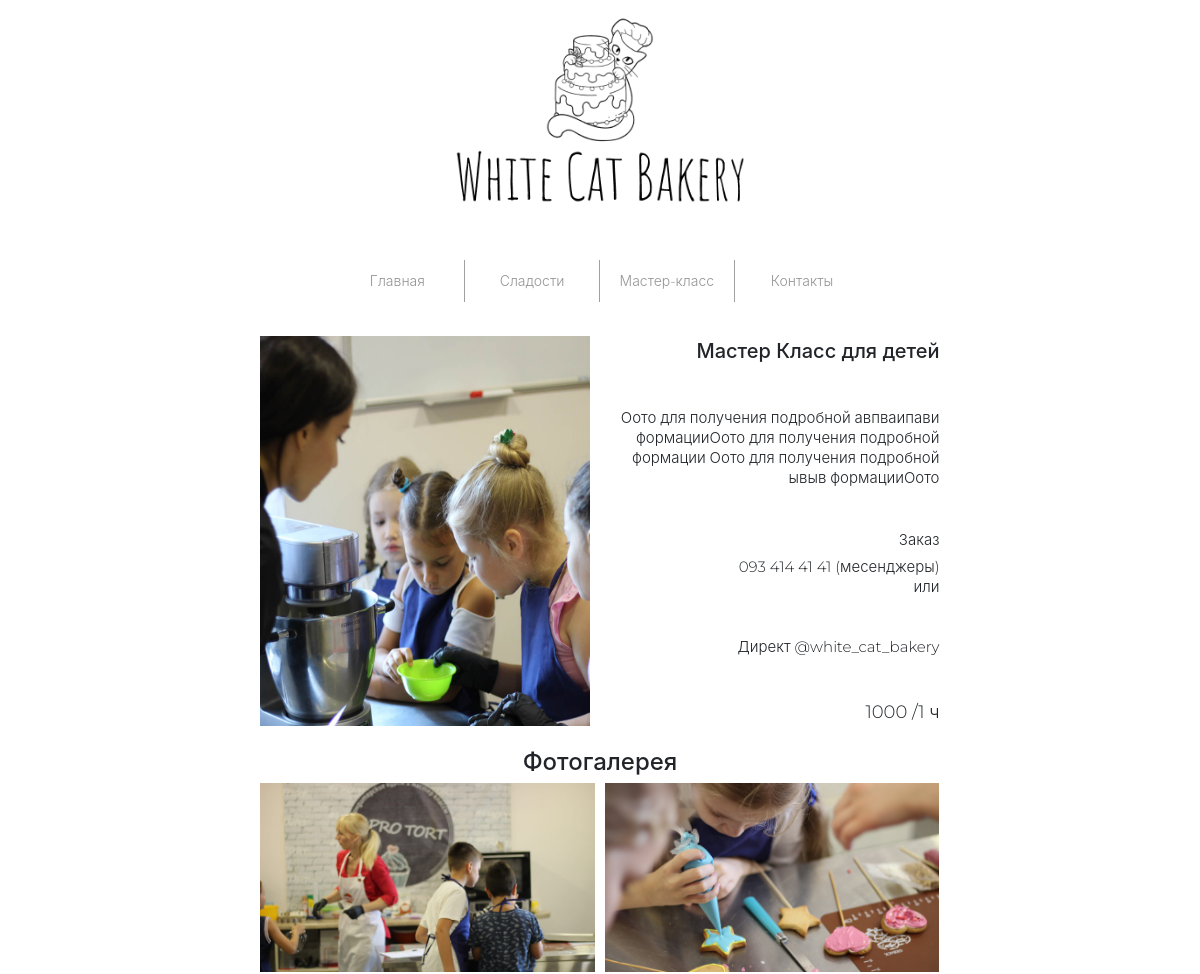
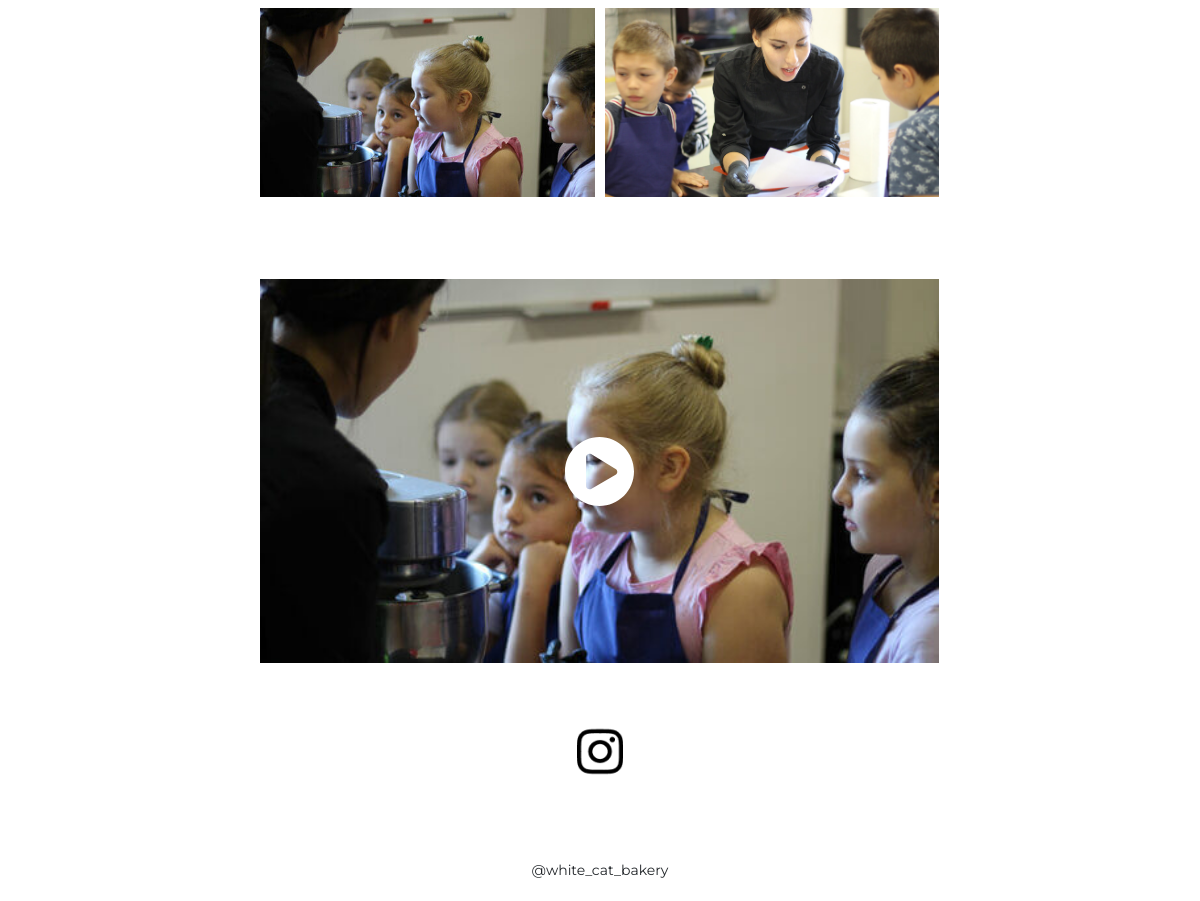
The app's page /master-class.php with its own data (2 pictures, top to bottom).
### tables this page shows
CREATE TABLE `master_class` (
  `id` int(11) NOT NULL,
  `name` varchar(30) NOT NULL,
  `description` varchar(255) NOT NULL,
  `to_order` varchar(255) NOT NULL,
  `cost` varchar(10) NOT NULL,
  `image_1` varchar(255) NOT NULL,
  `video` varchar(255) NOT NULL,
  `poster` varchar(255) NOT NULL
);

CREATE TABLE `master_gallery` (
  `id` int(11) NOT NULL,
  `image` varchar(255) NOT NULL
);

### core/function.php (called while the page is built, shortened)
<?php
function selectRows($conn, $query){
    $result = mysqli_query($conn, $query);
    if (mysqli_num_rows($result) > 0) {
        while($row = mysqli_fetch_assoc($result)) {
            $a[] = $row;
        }
    }
    return $a;
}
function selectOneRow($conn, $query){
    $result = mysqli_query($conn, $query);
    if (mysqli_num_rows($result) > 0) {
        $row = mysqli_fetch_assoc($result);
        return $row;
    }
    return false;
}
?>

### master-class.php (the view, shortened to what this page needs)
<?php require_once('template/header.php');?>
<?php
$conn = connect();
$master = selectOneRow($conn, "SELECT * FROM master_class WHERE id = 1 ");
$master_gallery = selectRows($conn, "SELECT * FROM master_gallery ORDER BY RAND()");
?>
<main id="swup" class="transition-rotate">
<link rel="stylesheet" href="/libs/fancybox-3.2/css/jquery.fancybox.min.css">
	<div class="container">
		<div class="row">
			<div class="col offset-l1 l10 m12">
                <div class="master-one-conteiner">
                    <div class="master-one-block">
                        <img src="/img/master-class/<?php echo $master['image_1']?>" alt="master">
                    </div>
                    <div class="master-one-block">
                        <div class="master-one-description right-align">
	                        <h3 class="master-name d-md-block d-sm-none d-none mb-lg-5"><?php echo $master['name']?></h3>
	                        <p class="master-description"><?php echo $master['description']?></p>
	                        <span class="order d-block mb-2">Заказ</span>
	                        <p class="to-order mb-5"><?php echo $master['to_order']?></p>
                         	<span class="price d-block"><?php echo $master['cost']?></span>
                        </div>
                    </div>
                </div>
                <p class="center title-gallery mb-2 mt-4">Фотогалерея</p>
            	<div class="slider mb-5">
					<ul class="thumb master-gallery-container">
	                    <?php
	                        $out = '';
	                        for ($i=0; $i < count($master_gallery); $i++) {
	                            $out .= '
			                    	<li>
			                    		<a rel="group_fotos" data-fancybox="gallery" href="/img/master-class/'.$master_gallery[$i]['image'].'" data-no-swup target="data-select_foto">
			                    			<img src="" data-src-image="/img/master-class/'.$master_gallery[$i]['image'].'" alt="">
			                    		</a>
			                    	</li>
	                            ';
	                        }
	                        echo $out;
	                    ?>
					</ul>
				</div>
			</div>
		</div>
	</div>
</main>
<?php require_once('template/footer_master_class.php');?>

### css/M_grid.css (style rules this page uses)
.right-align { text-align: right; }
.center, .center-align { text-align: center; }
.container { margin: 0 auto; max-width: 1280px; width: 90%; }
@media only screen and (min-width: 768px) { .container { width: 85%; } }
@media only screen and (min-width: 993px) { .container { width: 70%; } }
.row { margin-left: auto; margin-right: auto; margin-bottom: 20px; }
.row:after { content: ""; display: table; clear: both; }
.row .col { float: left; -webkit-box-sizing: border-box; box-sizing: border-box; padding: 0 0.75rem; min-height: 1px; }
@media only screen and (min-width: 768px) { .row .col.m12 { width: 100%; margin-left: auto; left: auto; right: auto; } }
@media only screen and (min-width: 993px) { .row .col.l10 { width: 83.3333333333%; margin-left: auto; left: auto; right: auto; } }
@media only screen and (min-width: 993px) { .row .col.offset-l1 { margin-left: 8.3333333333%; } }
.d-none { display: none !important; }
.d-block { display: block !important; }
@media (min-width: 576px) { .d-sm-none { display: none !important; } }
@media (min-width: 768px) { .d-md-block { display: block !important; } }
.mb-2, .my-2 { margin-bottom: 0.5rem !important; }
.mt-4, .my-4 { margin-top: 1.5rem !important; }
.mb-5, .my-5 { margin-bottom: 3rem !important; }
@media (min-width: 992px) { .mb-lg-5, .my-lg-5 { margin-bottom: 3rem !important; } }

### css/style.css (style rules this page uses)
*, *::before, *::after { box-sizing: border-box; }
html { font-family: sans-serif; line-height: 1.15; -webkit-text-size-adjust: 100%; -webkit-tap-highlight-color: rgba(0, 0, 0, 0); overflow-x: hidden !important; }
article, aside, figcaption, figure, footer, header, hgroup, main, nav, section { display: block; }
img, main { position: relative; }
body { margin: 0; font-family: Montserrat, -apple-system, BlinkMacSystemFont, "Segoe UI", Roboto, "Helvetica Neue", Arial, "Noto Sans", sans-serif, "Apple Color Emoji", "Segoe UI Emoji", "Segoe UI Symbol", "Noto Color Emoji"; font-size: 1rem; font-weight: 400; line-height: 1.5; color: #212529; background-color: #fff; }
ul { list-style-type: none; margin: 0; padding: 0; }
a { text-decoration: none; color: #000; }
h1, h2, h3, h4, h5, h6 { margin-top: 0; margin-bottom: 0.5rem; }
p { margin-top: 0; margin-bottom: 1rem; }
ol, ul, dl { margin-top: 0; margin-bottom: 1rem; }
html { display: flex; flex-direction: column; height: 100%; font-size: 16px; }
@media screen and (max-width: 1280px) { html { font-size: 14px } }
html, body { height: 100%; transition: all .3s; }
.transition-rotate { transition: 0.6s; opacity: 1; }
.sweet-one-conteiner, .master-one-conteiner { position: relative; display: grid; grid-template-columns: 1fr 1fr; grid-gap: 20px 20px; }
.sweet-one-block, .master-one-block { height: auto; display: block; position: relative; }
.sweet-one-block img, .master-one-block img { width: 100%; height: 100%; }
.sweet-name, .master-name { font-weight: 500; font-size: 24px; }
.sweet-one-description p, .sweet-one-description .order, .master-one-description p, .master-one-description .order { font-weight: 300; font-size: 15px; line-height: 20px; }
.sweet-one-description .sweet-description, .master-one-description .master-description { margin-bottom: 6rem; }
.sweet-one-description .price, .master-one-description .price { font-weight: 300; font-size: 18px; }
.contacs-container, .master-gallery-container { font-weight: 300; font-size: 18px; line-height: 22px; display: grid; grid-template-columns: 1fr 1fr; }
.title-gallery { font-weight: 500; font-size: 24px; line-height: 29px; }
.master-gallery-container { grid-gap: 10px 10px; }
.master-gallery-container img { max-height: 18.25rem; width: 100%; display: block; }
.item-sweet-price, .item-sweet, .master-gallery-container > li, .contacts-map > iframe, .categories-item, .master-one-block > img { width: 100%; height: 100%; background-image: url(../img/ajax-loader.gif); background-repeat: no-repeat; background-position: center center; }
@media only screen and (max-width: 1200px) { .sweet-one-description p, .sweet-one-description .order, .master-one-description p, .master-one-description .order { font-size: 15px; line-height: 20px; } }
@media only screen and (max-width: 1200px) { .sweet-one-description .sweet-description, .master-one-description .master-description { margin-bottom: 3rem; } }
@media only screen and (max-width: 1200px) { .sweet-name, .master-name { font-weight: 500; font-size: 20px; } }

### records on screen
master_class: image_1 (picture), name "Мастер Класс для детей", description "Оото для получения подробной авпваипави формацииОото для получения подробной формации Оото для получения подробной ывыв формацииОото", to_order "093 414 41 41 (месенджеры) или Директ @white_cat_bakery", cost "1000 /1 ч"
master_gallery: image (picture)
master_gallery: image (picture)
master_gallery: image (picture)
master_gallery: image (picture)
